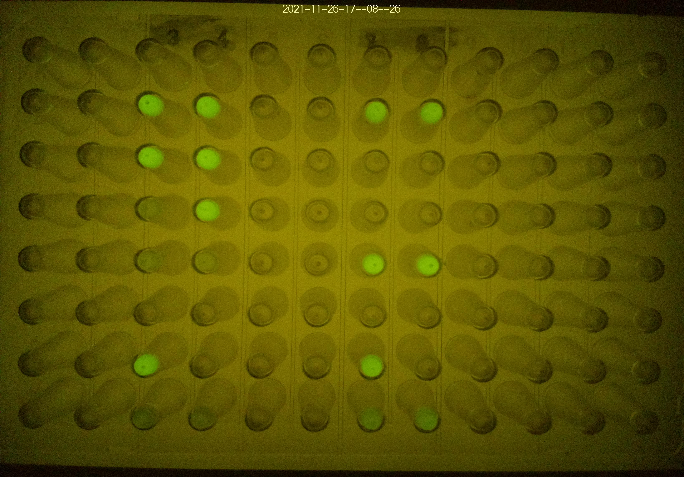
#> input picture img_44.png, 684 x 477 px, found by its file name
$ jupyter execute --allow-errors sin_deteccion.ipynb
#> lines starting #> are read from the running program, lines starting #| are printed output that depends on the picture
### interfaz.py
import tkinter as tk
from tkinter import messagebox

class App:
    # [36 lines left out: function __init__, not called in this run]


    def set_mode(self, mode):
        self.mode = mode

    # [52 lines left out: functions toggle_cell, ok_pressed, reset_selection, get_selected_cells, not called in this run]


class DialogoNumeroTratamientos(tk.Toplevel):
    def __init__(self, parent):
        super().__init__(parent)
        self.resultado = None
        tk.Label(self, text="¿Cuántos tratamientos va a analizar?").pack(pady=20)
        tk.Button(self, text="1 Tratamiento", command=lambda: self.set_result(1)).pack(side=tk.LEFT, padx=20)
        tk.Button(self, text="2 Tratamientos", command=lambda: self.set_result(2)).pack(side=tk.RIGHT, padx=20)

    def set_result(self, valor):
        self.resultado = valor
        self.destroy()

def main():
    root = tk.Tk()
    root.withdraw()  # Ocultar la ventana principal

    # Crear y mostrar el diálogo
    dialogo = DialogoNumeroTratamientos(root)
    root.wait_window(dialogo)

    # Comprobar si se ha establecido un resultado
    if dialogo.resultado is None:
        print("No se seleccionó ningún número de tratamientos. Saliendo.")
        return

    num_tratamientos = dialogo.resultado

    # Mostrar la ventana principal
    root.deiconify()

    app = App(root)
    resultados = {}

    for tratamiento in range(1, num_tratamientos + 1):
        # Restablecer selecciones previas
        app.reset_selection()

        # Mostrar mensaje para seleccionar celdas del tratamiento actual
        messagebox.showinfo("Información", f"Seleccione las celdas del tratamiento {tratamiento}")

        root.mainloop()

        # Almacenar resultados
        resultados[f"Tratamiento {tratamiento}"] = app.get_selected_cells()

    # Imprimir resultados
    for tratamiento, celdas in resultados.items():
        print(tratamiento)
        print("Celdas seleccionadas:", celdas["Celdas"])
        if celdas["Control Positivo"]:
            print("Control Positivo:", celdas["Control Positivo"])
        if celdas["Control Negativo"]:
            print("Control Negativo:", celdas["Control Negativo"])
        print()

    return resultados

# [2 lines that do not run on import are left out]

### sin_deteccion.ipynb
[cell 1]
import matplotlib.pyplot as plt
from skimage import io, img_as_ubyte
import numpy as np
import cv2

[cell 2]
img = io.imread('img_44.PNG')
#> img is the input picture: shape (477, 684, 3); mean R, G, B 92, 85.6, 3.2
img_gris = io.imread('img_44.PNG', as_gray=True)
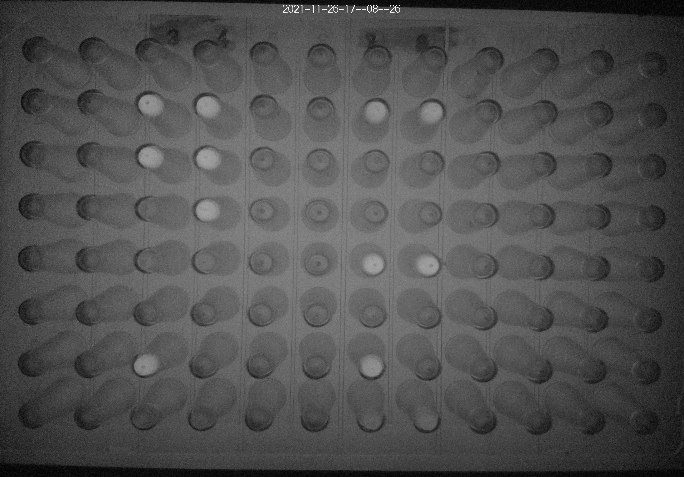
#> img_gris: shape (477, 684) float64; min 0.0025, max 0.992, mean 0.318

print('Imagen original')
plt.imshow(img)
print(img.shape) # tiene 3 canales, parece ser RGB
#| (477, 684, 3)
plt.axis('off')
plt.show()

print('Imagen recortada (canal verde)')
img = img[135:345, 120:570, :] # imagen croppeada
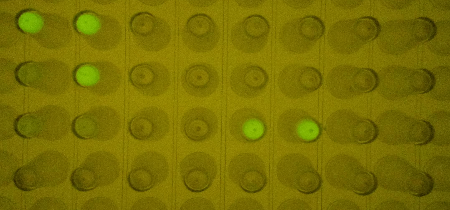
#> img: shape (210, 450, 3); mean R, G, B 121.4, 112.1, 2.8
print(img.shape)
#| (210, 450, 3)
plt.imshow(img[:,:,1])
plt.axis('off')
plt.show()
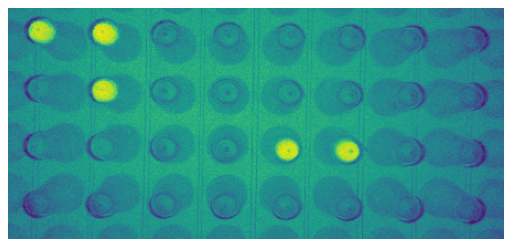
#> figure drawn by matplotlib, 1 panel

[cell 3]
dimension_x, dimension_y = 8, 4 # dimensiones de la grilla de muestras (8 columnas y 4 filas)
alto_img, ancho_img = img.shape[0], img.shape[1] # ancho y alto (en pixeles) de la imagen recortada
#> alto_img = 210; ancho_img = 450
ancho_celda, alto_celda = (ancho_img/dimension_x), (alto_img/dimension_y)
#> ancho_celda = 56.25; alto_celda = 52.5

# Función que devuelve la sección de la imagen correspondiente a la muestra en la posición (i, j) de la grilla
def obtener_celda(img, i, j): # fila, columna (empieza en 1)
#> called with i = 1, j = 2
    if len(img.shape) == 3:
        new_img = img[int(alto_celda*(i-1)):int(alto_celda*i), int(ancho_celda*(j-1)):int(ancho_celda*j), :]
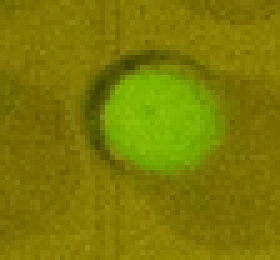
#> new_img: shape (52, 56, 3) (shown 5 times larger); mean R, G, B 125.3, 122.9, 3
    elif len(img.shape) == 2:
        new_img = img[int(alto_celda*(i-1)):int(alto_celda*i), int(ancho_celda*(j-1)):int(ancho_celda*j)]
    return new_img

celda = obtener_celda(img, 1, 2)
plt.imshow(celda)
plt.axis('off')
plt.show()
